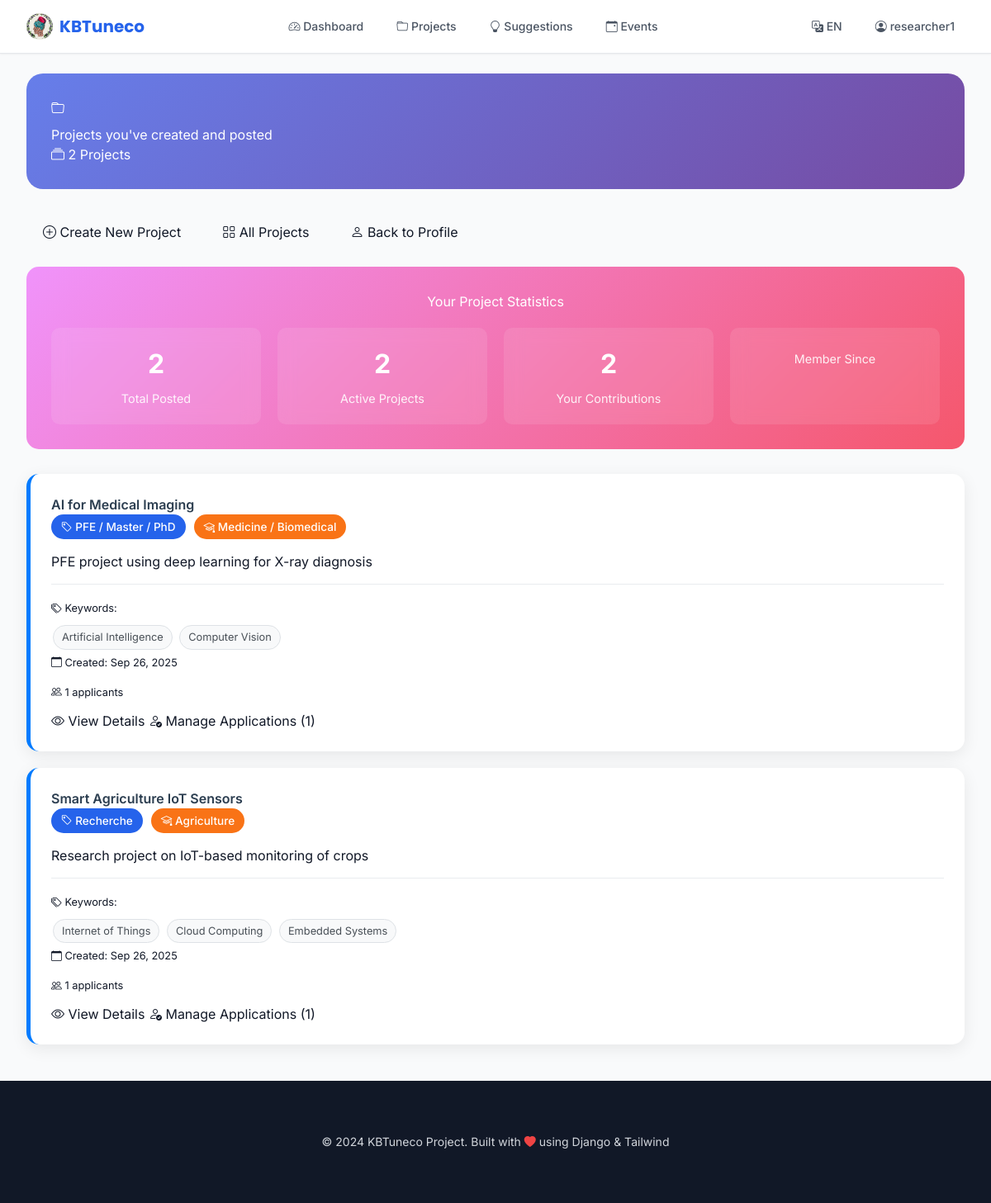
The app's page /en/auth/my-projects/ (signed in) with its own data.
### core/models.py (models this page shows, shortened)
class Project(models.Model):
    PROJECT_TYPES = [
        ('mission', 'Mission Courte'),
        ('research', 'Recherche'),
        ('engineering', 'Ingénierie'),
        ('pfe', 'PFE / Master / PhD'),
    ]
    STATUS_CHOICES = [
        ('open', 'Open'),
        ('in_progress', 'In Progress'),
        ('completed', 'Completed'),
        ('cancelled', 'Cancelled'),
    ]
    title = models.CharField(max_length=300)
    description = models.TextField()
    project_type = models.CharField(max_length=30, choices=PROJECT_TYPES)
    posted_by = models.ForeignKey(Profile, on_delete=models.CASCADE, related_name='posted_projects')
    specialization_needed = models.CharField(max_length=50, choices=SPECIALIZATIONS, default='other')
    keywords = models.ManyToManyField(Keyword, blank=True)
    duration = models.CharField(max_length=100, blank=True, null=True)
    prerequisites = models.TextField(blank=True, null=True)
    status = models.CharField(max_length=30, choices=STATUS_CHOICES, default='open')
    participants = models.ManyToManyField(Profile, through='ProjectParticipant', blank=True)
    created_at = models.DateTimeField(auto_now_add=True)
    updated_at = models.DateTimeField(auto_now=True)
    budget = models.DecimalField(max_digits=12, decimal_places=2, blank=True, null=True)

class Keyword(models.Model):
    code = models.CharField(max_length=80, unique=True)
    label = models.CharField(max_length=200)

### core/views.py (the view)
# urls.py: path('auth/my-projects/', views.user_projects, name='user_projects'),
@login_required
def user_projects(request):
    projects = (
        Project.objects
        .filter(posted_by=request.user.profile)
        .select_related('posted_by__user')
        .prefetch_related('keywords', 'participants')
        .order_by('-created_at')
    )
    return render(request, 'projects/user_projects.html', {'projects': projects})

### core/context_processors.py (called while the page is built)
def unread_messages(request):
    if request.user.is_authenticated:
        try:
            unread_count = request.user.profile.received_messages.filter(read=False).count()
            return {'unread_message_count': unread_count}
        except:
            return {'unread_message_count': 0}
    return {'unread_message_count': 0}

### templates/projects/user_projects.html (shortened to what this page needs)
{% extends 'base.html' %}
{% load static %}
{% block content %}
<div class="container-fluid">
    <div class="page-header">
        <div class="row align-items-center">
            <div class="col-md-8">
                <h1 class="display-5 mb-2">
                    <i class="bi bi-folder"></i> {{ title }}
                </h1>
                <p class="lead mb-0">Projects you've created and posted</p>
            </div>
            <div class="col-md-4 text-md-end">
                <div class="d-flex justify-content-md-end gap-2">
                    <span class="badge bg-light text-dark fs-6">
                        <i class="bi bi-collection"></i> {{ projects|length }} Projects
                    </span>
                </div>
            </div>
        </div>
    </div>
    <div class="action-buttons">
        <a href="{% url 'project_create' %}" class="action-btn btn btn-primary">
            <i class="bi bi-plus-circle"></i> Create New Project
        </a>
        <a href="{% url 'project_list' %}" class="action-btn btn btn-outline-secondary">
            <i class="bi bi-grid"></i> All Projects
        </a>
        <a href="{% url 'profile' %}" class="action-btn btn btn-outline-info">
            <i class="bi bi-person"></i> Back to Profile
        </a>
    </div>
    {% if projects %}
    <div class="stats-section">
        <h3>Your Project Statistics</h3>
        <div class="stats-grid">
            <div class="stat-item">
                <span class="stat-number">{{ projects|length }}</span>
                <span class="stat-label">Total Posted</span>
            </div>
            <div class="stat-item">
                <span class="stat-number">{{ projects|length }}</span>
                <span class="stat-label">Active Projects</span>
            </div>
            <div class="stat-item">
                <span class="stat-number">
                    {% widthratio projects|length 1 1 %}
                </span>
                <span class="stat-label">Your Contributions</span>
            </div>
            <div class="stat-item">
                <span class="stat-label">Member Since</span>
            </div>
        </div>
    </div>
    {% endif %}
    <div class="row">
        <div class="col-12">
            {% if projects %}
                {% for project in projects %}
                <div class="project-card">
                    <div class="row">
                        <div class="col-md-9">
                            <h4>
                                <a href="{% url 'project_detail' project.id %}" class="project-title">
                                    {{ project.title }}
                                </a>
                            </h4>
                            <div class="project-meta">
                                <span class="meta-badge bg-primary text-white">
                                    <i class="bi bi-tag"></i> {{ project.get_project_type_display }}
                                </span>
                                <span class="meta-badge bg-secondary text-white">
                                    <i class="bi bi-mortarboard"></i> {{ project.get_specialization_needed_display }}
                                </span>
                                <span class="meta-badge bg-success text-white">
                                    <i class="bi bi-circle-fill"></i> {{ project.get_status_display }}
                                </span>
                                {% if project.duration %}
                                <span class="meta-badge bg-info text-white">
                                    <i class="bi bi-clock"></i> {{ project.duration }}
                                </span>
                                {% endif %}
                            </div>
                            <p class="text-muted mb-3">{{ project.description|truncatewords:25 }}</p>
                            {% if project.keywords.all %}
                            <div class="keywords-section">
                                <small class="text-muted fw-bold">
                                    <i class="bi bi-tags"></i> Keywords:
                                </small>
                                <div class="mt-2">
                                    {% for keyword in project.keywords.all %}
                                        <span class="keyword-tag">{{ keyword.label }}</span>
                                    {% endfor %}
                                </div>
                            </div>
                            {% endif %}
                        </div>
                        <div class="col-md-3">
                            <div class="text-md-end">
                                <div class="mb-3">
                                    <small class="text-muted">
                                        <i class="bi bi-calendar"></i> Created: {{ project.created_at|date:"M d, Y" }}
                                    </small>
                                </div>
                                <div class="mb-3">
                                    <small class="text-muted">
                                        <i class="bi bi-people"></i> {{ project.participants.count }} applicants
                                    </small>
                                </div>
                                <div class="d-grid gap-2">
                                    <a href="{% url 'project_detail' project.id %}" class="btn btn-outline-primary btn-sm">
                                        <i class="bi bi-eye"></i> View Details
                                    </a>
                                    <a href="{% url 'manage_applications' project.id %}" class="btn btn-outline-success btn-sm">
                                        <i class="bi bi-person-check"></i> Manage Applications ({{ project.participants.count }})
                                    </a>
                                </div>
                            </div>
                        </div>
                    </div>
                </div>
                {% endfor %}
            {% endif %}
        </div>
    </div>
</div>
{% endblock %}

### templates/base.html (shortened to what this page needs)
{% load i18n static %}
<!DOCTYPE html>
<html lang="{{ LANGUAGE_CODE }}" dir="{% if LANGUAGE_CODE == 'ar' %}rtl{% else %}ltr{% endif %}">
<head>
    <script src="https://cdn.tailwindcss.com"></script>
    <link rel="stylesheet" href="https://cdn.jsdelivr.net/npm/bootstrap-icons@1.11.1/font/bootstrap-icons.css">
</head>
<body class="font-sans bg-gray-50 text-gray-900 min-h-screen">
    <nav class="bg-white/95 backdrop-blur-md border-b border-gray-200 sticky top-0 z-50 shadow-sm">
        <div class="max-w-7xl mx-auto px-4 sm:px-6 lg:px-8">
            <div class="flex justify-between h-16 items-center">
                <div class="flex items-center">
                    <a class="flex items-center space-x-2 font-display font-bold text-xl text-primary hover:text-primary-dark transition-colors" href="{% url 'dashboard' %}">
                        <img src="{% static 'img/logo.png' %}" alt="KBTuneco Logo" class="h-8 w-8 rounded-full object-cover">
                        <span>KBTuneco</span>
                    </a>
                </div>
                <div class="hidden md:block">
                    <div class="flex items-baseline space-x-4">
                        <a class="nav-link text-gray-600 hover:text-gray-900 px-3 py-2 rounded-md text-sm font-medium transition-colors" href="{% url 'dashboard' %}">
                            <i class="bi bi-speedometer2"></i> {% trans "Dashboard" %}
                        </a>
                        <a class="nav-link text-gray-600 hover:text-gray-900 px-3 py-2 rounded-md text-sm font-medium transition-colors" href="{% url 'project_list' %}">
                            <i class="bi bi-folder"></i> {% trans "Projects" %}
                        </a>
                        <a class="nav-link text-gray-600 hover:text-gray-900 px-3 py-2 rounded-md text-sm font-medium transition-colors" href="{% url 'suggestions' %}">
                            <i class="bi bi-lightbulb"></i> {% trans "Suggestions" %}
                        </a>
                        <a class="nav-link text-gray-600 hover:text-gray-900 px-3 py-2 rounded-md text-sm font-medium transition-colors" href="{% url 'events_list' %}">
                            <i class="bi bi-calendar-event"></i> {% trans "Events" %}
                        </a>
                    </div>
                </div>
                <div class="flex items-center space-x-4">
                    <div class="relative">
                        <button class="text-sm text-gray-600 hover:text-gray-900 px-3 py-2 rounded-md text-sm font-medium transition-colors" id="langDropdown" onclick="toggleDropdown('langMenu')">
                            <i class="bi bi-translate"></i>
                            {% get_current_language as LANGUAGE_CODE %}
                            {% if LANGUAGE_CODE == 'en' %}EN{% elif LANGUAGE_CODE == 'fr' %}FR{% elif LANGUAGE_CODE == 'ar' %}AR{% endif %}
                        </button>
                    </div>
                    {% if user.is_authenticated %}
                        <div class="relative">
                            <button class="text-sm text-gray-600 hover:text-gray-900 px-3 py-2 rounded-md text-sm font-medium transition-colors flex items-center space-x-1" id="userDropdown" onclick="toggleDropdown('userMenu')">
                                <i class="bi bi-person-circle"></i>
                                <span>{{ user.username }}</span>
                            </button>
                        </div>
                    {% endif %}
                </div>
            </div>
        </div>
    </nav>
    <main class="max-w-7xl mx-auto py-6 sm:px-6 lg:px-8">
        {% block content %}{% endblock %}
    </main>
    <footer class="bg-gray-900 text-gray-300 mt-auto">
        <div class="max-w-7xl mx-auto py-12 px-4 sm:px-6 lg:py-16 lg:px-8">
            <div class="text-center">
                <p class="text-sm">&copy; 2024 KBTuneco Project. Built with <i class="bi bi-heart-fill text-red-500"></i> using Django & Tailwind</p>
            </div>
        </div>
    </footer>
</body>
</html>

### templates/projects/user_projects.html (style rules this page uses)
.page-header { background: linear-gradient(135deg, #667eea 0%, #764ba2 100%); color: white; border-radius: 20px; padding: 30px; margin-bottom: 30px; }
.project-card { background: white; border-radius: 15px; padding: 25px; margin-bottom: 20px; box-shadow: 0 5px 20px rgba(0,0,0,0.08); transition: all 0.3s ease; border-left: 5px solid #007bff; }
.project-title { color: #2c3e50; font-weight: 600; margin-bottom: 10px; text-decoration: none; }
.project-meta { display: flex; gap: 10px; margin-bottom: 15px; flex-wrap: wrap; }
.meta-badge { padding: 5px 12px; border-radius: 20px; font-size: 0.85rem; font-weight: 500; }
.keywords-section { margin-top: 15px; padding-top: 15px; border-top: 1px solid #e9ecef; }
.keyword-tag { display: inline-block; background: #f8f9fa; color: #495057; padding: 4px 10px; border-radius: 15px; font-size: 0.8rem; margin: 2px; border: 1px solid #dee2e6; }
.action-buttons { display: flex; gap: 10px; margin-bottom: 20px; flex-wrap: wrap; }
.action-btn { border-radius: 25px; padding: 10px 20px; text-decoration: none; transition: all 0.3s ease; }
.stats-section { background: linear-gradient(135deg, #f093fb 0%, #f5576c 100%); color: white; border-radius: 15px; padding: 30px; text-align: center; margin-bottom: 30px; }
.stats-grid { display: grid; grid-template-columns: repeat(auto-fit, minmax(150px, 1fr)); gap: 20px; margin-top: 20px; }
.stat-item { background: rgba(255,255,255,0.1); border-radius: 10px; padding: 20px; backdrop-filter: blur(10px); }
.stat-number { font-size: 2rem; font-weight: bold; display: block; margin-bottom: 5px; }
.stat-label { font-size: 0.9rem; opacity: 0.9; }

### records on screen
Project: title "AI for Medical Imaging", project_type "PFE / Master / PhD", specialization_needed "Medicine / Biomedical", description "PFE project using deep learning for X-ray diagnosis", created_at "Sep 26, 2025", participants.count "1"
Keyword: label "Artificial Intelligence"
Keyword: label "Computer Vision"
Project: title "Smart Agriculture IoT Sensors", project_type "Recherche", specialization_needed "Agriculture", description "Research project on IoT-based monitoring of crops", created_at "Sep 26, 2025", participants.count "1"
Keyword: label "Internet of Things"
Keyword: label "Cloud Computing"
Keyword: label "Embedded Systems"

### other values on screen
{{ user.username }} "researcher1"
{{ projects|length }} "2"
